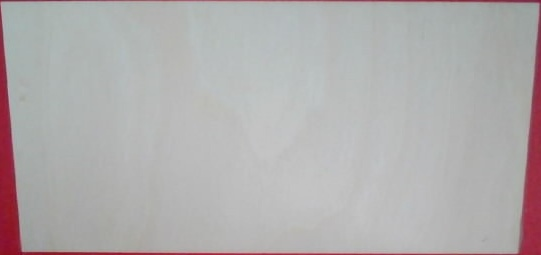
#> input picture finger_lock/laptop/data/0/1794374461.379.jpg, 541 x 255 px; its folder holds 3 pictures in this run; the run also reads 2 pictures not shown here
$ python make_figures.py
#> lines starting #> are read from the running program, lines starting #| are printed output that depends on the picture
"""Figures for the Notion page and the movie, made from the real data and the trained net."""
import glob
import re
import sys
from pathlib import Path

import cv2
import matplotlib
import numpy as np

matplotlib.use("Agg")
import matplotlib.pyplot as plt

APP = Path(__file__).resolve().parent.parent
sys.path.insert(0, str(APP / "python"))
from fingernet_np import FingerNetNumpy  # noqa: E402

# ---------------------------------------------------------------- 02: training pictures, 6 per number
rows = []
for n in range(6):
    files = sorted(glob.glob(str(APP / "laptop" / "data" / str(n) / "*.jpg")))
    pick = [files[i] for i in np.linspace(0, len(files) - 1, 6).astype(int)]
    row = np.hstack([cv2.copyMakeBorder(cv2.resize(cv2.imread(f), (200, 95)), 3, 3, 3, 3,
                                        cv2.BORDER_CONSTANT, value=(255, 255, 255)) for f in pick])
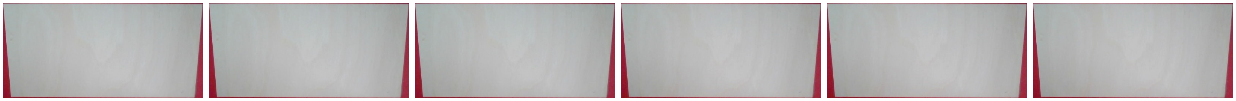
#> row: shape (101, 1236, 3); mean B, G, R 181, 180.5, 184.6
    label = np.full((101, 60, 3), 255, np.uint8)
    cv2.putText(label, str(n), (15, 65), cv2.FONT_HERSHEY_SIMPLEX, 1.6, (40, 40, 200), 3)
    rows.append(np.hstack([label, row]))
#> pass 2 of the loop `for n in range(6):`:
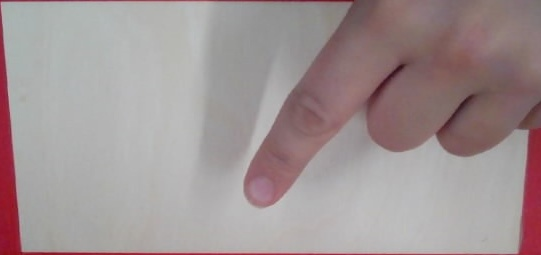
#> input picture finger_lock/laptop/data/1/1794374434.157.jpg, 541 x 255 px
#> `row = np.hstack([cv2.copyMakeBorder(cv2.resize(cv2.imread(f), (200, 95..`:
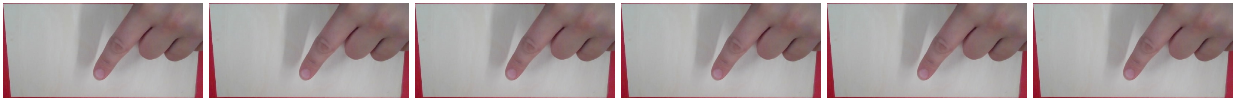
#> row: shape (101, 1236, 3); mean B, G, R 157.6, 156.9, 168.8
#> (the run stopped early here; a loop or call above may not have finished)
